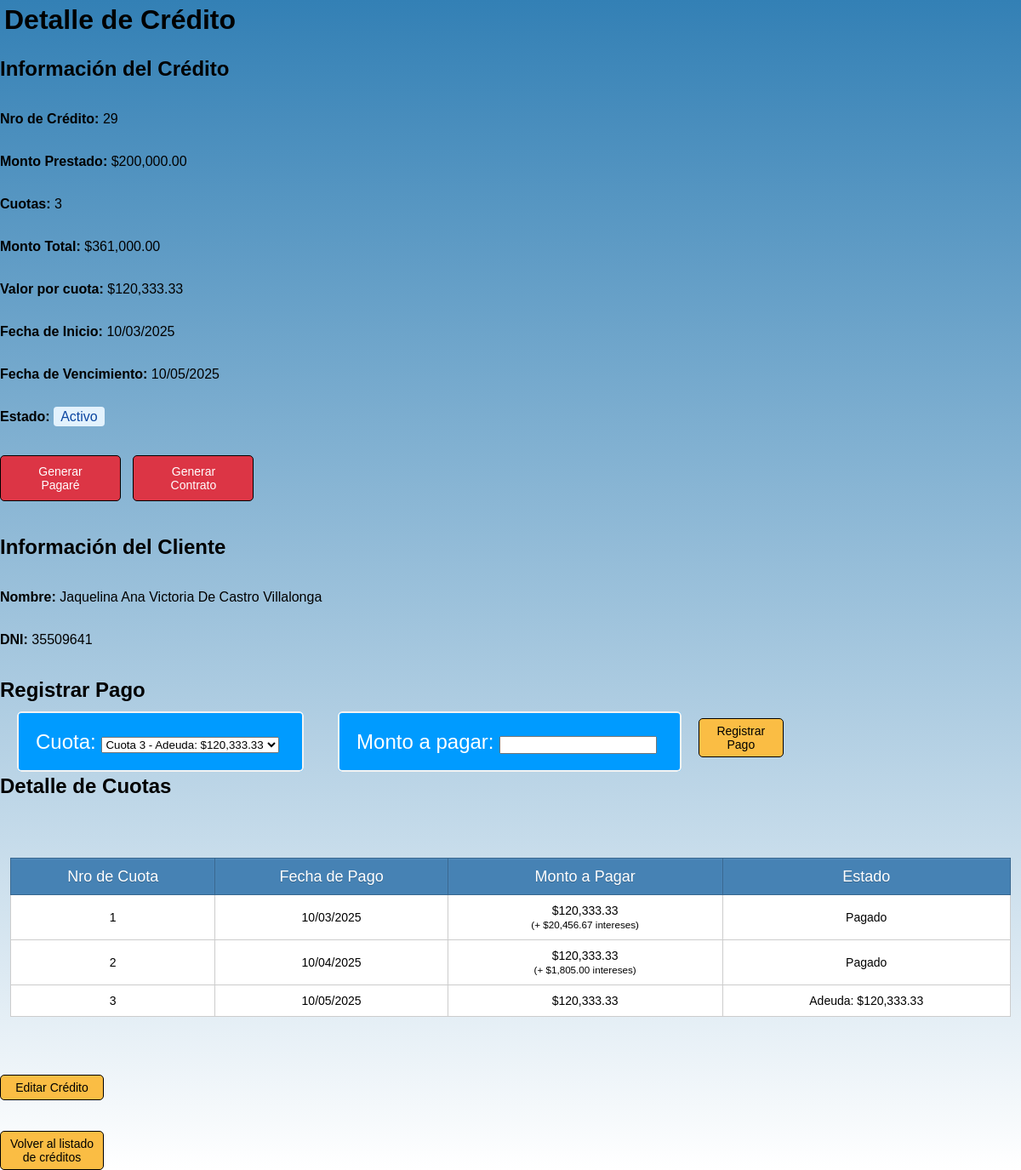
/src/modules/creditos/detalle_credito.php?id=29, run on the app's committed database.
### tables this page shows
CREATE TABLE `creditos` (
  `id` int(10) UNSIGNED NOT NULL,
  `cliente_id` int(10) UNSIGNED NOT NULL,
  `monto` decimal(10,2) NOT NULL,
  `monto_total` decimal(10,2) NOT NULL,
  `monto_cuota` decimal(10,2) NOT NULL,
  `cuotas` int(10) NOT NULL,
  `fecha_inicio` date NOT NULL,
  `fecha_vencimiento` date NOT NULL,
  `estado` enum('Activo','Vencido','Pagado') NOT NULL,
  `frecuencia` enum('mensual','quincenal','semanal') NOT NULL
);

CREATE TABLE `clientes` (
  `id_cliente` int(10) UNSIGNED NOT NULL,
  `nombre` text NOT NULL,
  `apellido` text NOT NULL,
  `dni` varchar(20) NOT NULL,
  `domicilio` varchar(100) NOT NULL,
  `telefono` varchar(20) NOT NULL,
  `estado` enum('Activo','Deudor','Inactivo') NOT NULL
);

CREATE TABLE `pagos` (
  `id_pago` int(10) UNSIGNED NOT NULL,
  `id_credito` int(10) UNSIGNED NOT NULL,
  `fecha_pago` date NOT NULL,
  `monto_pagado` decimal(10,2) NOT NULL,
  `estado` enum('Pagado','Impago') DEFAULT 'Impago',
  `fecha_vencimiento` date DEFAULT NULL,
  `nro_cuota` int(11) NOT NULL,
  `monto_adeudado` decimal(10,2) NOT NULL,
  `dias_retraso` int(11) DEFAULT 0
);

### src/modules/creditos/detalle_credito.php (the view, shortened to what this page needs)
<?php
require_once '../../config/database.php';
$credito_id = intval($_GET['id']);
$query = "SELECT c.id, c.cliente_id, c.monto, c.cuotas, c.fecha_inicio, c.fecha_vencimiento, c.estado, c.frecuencia, c.monto_total, c.monto_cuota,
                 cl.nombre, cl.apellido, cl.dni, cl.domicilio, cl.telefono
          FROM creditos c
          INNER JOIN clientes cl ON c.cliente_id = cl.id_cliente
          WHERE c.id = ?";
$stmt = $conn->prepare($query);
$stmt->bind_param("i", $credito_id);
$stmt->execute();
$result = $stmt->get_result();
$credito = $result->fetch_assoc();
$pagos_query = "SELECT *, SUM(monto_pagado) AS total_pagado
                FROM pagos
                WHERE id_credito = ?
                GROUP BY nro_cuota";
$stmt_pagos = $conn->prepare($pagos_query);
$stmt_pagos->bind_param("i", $credito_id);
$stmt_pagos->execute();
$pagos_result = $stmt_pagos->get_result();
$pagos = [];
while ($pago = $pagos_result->fetch_assoc()) {
    $pagos[] = $pago;
}
function calcularFechasPago($fechaInicio, $cuotas, $frecuencia)
{
    $fechas = [];
    $fechaActual = $fechaInicio;
    for ($i = 0; $i < $cuotas; $i++) {
        $fechas[] = $fechaActual;
        switch ($frecuencia) {
            case 'mensual':
                $fechaActual = date('Y-m-d', strtotime($fechaActual . ' +1 month'));
                break;
        }
    }
    return $fechas;
}
$fechasPago = calcularFechasPago($credito['fecha_inicio'], $credito['cuotas'], $credito['frecuencia']);
function formatearFecha($fecha)
{
    return date('d/m/Y', strtotime($fecha));
}
$cuotas_con_deuda = [];
foreach ($fechasPago as $i => $fechaVencimiento) {
    $nro_cuota = $i + 1;
    $pagos_cuota = array_filter($pagos, function($p) use ($nro_cuota) {
        return $p['nro_cuota'] == $nro_cuota;
    });
    $total_pagado = array_sum(array_column($pagos_cuota, 'monto_pagado'));
    $monto_cuota = $credito['monto_cuota'];
    $fecha_vencimiento = new DateTime($fechaVencimiento);
    $hoy = new DateTime();
    $dias_retraso = $hoy > $fecha_vencimiento ? $hoy->diff($fecha_vencimiento)->days : 0;
    $intereses = $monto_cuota * 0.005 * $dias_retraso;
    $total_adeudado = $monto_cuota + $intereses - $total_pagado;
    $cuotas_con_deuda[] = [
        'nro' => $nro_cuota,
        'adeudado' => max($total_adeudado, 0),
        'dias_retraso' => $dias_retraso,
        'pagado' => $total_pagado
    ];
}
?>
<!DOCTYPE html>
<html lang="es">
<head>
    <link rel="stylesheet" href="../../../style/style.css">
</head>
<body>
    <h1>Detalle de Crédito</h1>
    <h2>Información del Crédito</h2>
    <p><strong>Nro de Crédito:</strong> <?php echo $credito['id']; ?></p>
    <p><strong>Monto Prestado:</strong> $<?php echo number_format($credito['monto'], 2); ?></p>
    <p><strong>Cuotas:</strong> <?php echo $credito['cuotas']; ?></p>
    <p><strong>Monto Total:</strong> $<?php echo number_format($credito['monto_total'], 2); ?></p>
    <p><strong>Valor por cuota:</strong> $<?php echo number_format($credito['monto_cuota'], 2); ?></p>
    <?php if ($credito['cuotas'] > 1): ?>
        <p><strong>Fecha de Inicio:</strong> <?php echo formatearFecha($credito['fecha_inicio']); ?></p>
    <?php endif; ?>
    <p><strong>Fecha de Vencimiento:</strong> <?php echo formatearFecha($credito['fecha_vencimiento']); ?></p>
    <p><strong>Estado:</strong>
<?php
$estado_real = $credito['estado'];
$clase_estado = '';
switch ($estado_real) {
    case 'Activo':
        $clase_estado = 'estado-activo';
        break;
}
?>
<span class="<?php echo $clase_estado; ?>"><?php echo $estado_real; ?></span>
</p>
    <div style="margin: 20px 0;">
        <a href="generar_documentos.php?tipo=pagare&cliente=<?= urlencode($credito['nombre'] . ' ' . $credito['apellido']) ?>&dni=<?= $credito['dni'] ?>&domicilio=<?= urlencode($credito['domicilio']) ?>&telefono=<?= $credito['telefono'] ?>&monto=<?= $credito['monto'] ?>&cuotas=<?= $credito['cuotas'] ?>&fecha=<?= $credito['fecha_inicio'] ?>&monto_total=<?= $credito['monto_total'] ?>&monto_cuota=<?= $credito['monto_cuota'] ?>&frecuencia=<?= $credito['frecuencia'] ?>"
            class="btn-pdf"
            target="_blank">
            Generar Pagaré
        </a>
        <a href="generar_documentos.php?tipo=contrato&cliente=<?= urlencode($credito['nombre'] . ' ' . $credito['apellido']) ?>&dni=<?= $credito['dni'] ?>&domicilio=<?= urlencode($credito['domicilio']) ?>&telefono=<?= $credito['telefono'] ?>&monto=<?= $credito['monto'] ?>&cuotas=<?= $credito['cuotas'] ?>&fecha_inicio=<?= $credito['fecha_inicio'] ?>&frecuencia=<?= $credito['frecuencia'] ?>&monto_total=<?= $credito['monto_total'] ?>&monto_cuota=<?= $credito['monto_cuota'] ?>" class="btn-pdf"
            target="_blank">
            Generar Contrato
        </a>
    </div>
    <h2>Información del Cliente</h2>
    <p><strong>Nombre:</strong> <?php echo $credito['nombre'] . ' ' . $credito['apellido']; ?></p>
    <p><strong>DNI:</strong> <?php echo $credito['dni']; ?></p>
<h2>Registrar Pago</h2>
<form action="registrar_pago.php" method="POST">
    <label>Cuota:
        <select name="nro_cuota" required>
            <?php foreach ($cuotas_con_deuda as $cuota): ?>
                <?php if ($cuota['adeudado'] > 0): ?>
                    <option value="<?= $cuota['nro'] ?>">
                        Cuota <?= $cuota['nro'] ?> - Adeuda: $<?= number_format($cuota['adeudado'], 2) ?>
                    </option>
                <?php endif; ?>
            <?php endforeach; ?>
        </select>
    </label>
    <label>Monto a pagar:
        <input type="number" name="monto" step="0.01" required>
    </label>
    <button type="submit">Registrar Pago</button>
</form>
  <h2>Detalle de Cuotas</h2>
<table border="1">
<th>Nro de Cuota</th>
                <th>Fecha de Pago</th>
                <th>Monto a Pagar</th>
                <th>Estado</th>
    <tbody>
        <?php foreach ($cuotas_con_deuda as $cuota): ?>
            <tr>
                <td><?= $cuota['nro'] ?></td>
                <td><?= formatearFecha($fechasPago[$cuota['nro']-1]) ?></td>
                <td>
                    $<?= number_format($credito['monto_cuota'], 2) ?>
                    <?php if ($cuota['dias_retraso'] > 0): ?>
                        <br><small>(+ $<?= number_format($credito['monto_cuota'] * 0.005 * $cuota['dias_retraso'], 2) ?> intereses)</small>
                    <?php endif; ?>
                </td>
                <td>
                    <?php if ($cuota['pagado'] >= $credito['monto_cuota']): ?>
                        Pagado
                    <?php else: ?>
                        Adeuda: $<?= number_format($cuota['adeudado'], 2) ?>
                    <?php endif; ?>
                </td>
            </tr>
        <?php endforeach; ?>
    </tbody>
</table>
    <br>
    <a href="editar_credito.php?id=<?php echo $credito['id']; ?>">Editar Crédito</a><br><br>
    <a href="index_creditos.php">Volver al listado de créditos</a>
</body>
</html>

### style/style.css (style rules this page uses)
body { background: linear-gradient(to bottom, #3380B5, white); font-family: sans-serif; margin: 0; padding: 0; height: 100%; width: 100%; display: flex; flex-direction: column; }
table { text-align: center; width: 98%; border-collapse: collapse; border: 1px solid black; margin: 50px auto; background: white; }
th { background: steelblue; height: 40px; font-weight: lighter; text-shadow: 0 1px 0 #38678f; color: white; border: 1px solid #38678f; box-shadow: inset 0px 1px 2px #568ebd; transition: all 0.2s; font-size: 18px; }
tr { border-bottom: 1px solid #cccccc; width: 100%; }
td { border: 1px solid #cccccc; padding: 10px; transition: all 0.2s; font-size: 14px; }
a, input[type="submit"], button { font-size: 14px; text-align: center; width: 100px; display: inline-block; background-color: #FABD44; padding: 6px 10px; border-radius: 5px; text-decoration: none; color: black; border: 1px solid black; cursor: pointer; }
h1 { font-family: sans-serif; margin: 5px; }
label { width: 250px; background-color: #009BFF; padding: 20px; color: white; font-size: 24px; margin: 20px; font-weight: lighter; border-radius: 5px; border: 2px solid #f3f3f3; }
.btn-pdf { display: inline-block; padding: 10px 20px; background-color: #dc3545; color: white; text-decoration: none; border-radius: 5px; margin-right: 10px; transition: background-color 0.3s; }

### src/modules/creditos/detalle_credito.php (style rules this page uses)
.estado-activo { background-color: #e3f2fd; color: #0d47a1; padding: 3px 8px; border-radius: 4px; }

### data on the page
creditos: id "29", monto "200,000.00", cuotas "3", monto_total "361,000.00", monto_cuota "120,333.33", fecha_inicio "10/03/2025", fecha_vencimiento "10/05/2025", estado "Activo", cliente.nombre "Jaquelina Ana Victoria", cliente.apellido "De Castro Villalonga", cliente.dni "35509641", nro "1", $credito['monto_cuota']*0.005*$cuota['dias_retraso'] "20,456.67", shows "Pagado"
pagos: nro_cuota "2", nro_cuota "10/04/2025", id_credito.monto_cuota "120,333.33", $credito['monto_cuota']*0.005*$cuota['dias_retraso'] "1,805.00", shows "Pagado"
pagos: id_pago "3", id_pago.fecha_vencimiento "10/05/2025", id_credito.monto_cuota "120,333.33", adeudado "120,333.33"
